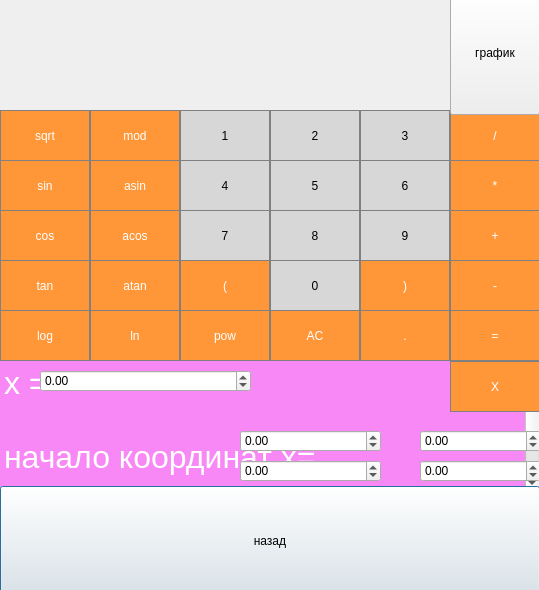
<?xml version="1.0" encoding="UTF-8"?>
<ui version="4.0">
 <class>defoltwindow</class>
 <widget class="QDialog" name="defoltwindow">
  <property name="enabled">
   <bool>true</bool>
  </property>
  <property name="geometry">
   <rect>
    <x>0</x>
    <y>0</y>
    <width>539</width>
    <height>590</height>
   </rect>
  </property>
  <property name="windowTitle">
   <string>дефолтный калькулятор</string>
  </property>
  <widget class="QPushButton" name="Back">
   <property name="enabled">
    <bool>true</bool>
   </property>
   <property name="geometry">
    <rect>
     <x>0</x>
     <y>486</y>
     <width>540</width>
     <height>109</height>
    </rect>
   </property>
   <property name="text">
    <string>назад</string>
   </property>
  </widget>
  <widget class="QPushButton" name="num0">
   <property name="geometry">
    <rect>
     <x>270</x>
     <y>260</y>
     <width>90</width>
     <height>51</height>
    </rect>
   </property>
   <property name="styleSheet">
    <string notr="true">QPushButton {
  background-color: rgb(215, 215, 215);
  border: 1px solid gray;
}
QPushButton:pressed {
    background-color: qlineargradient(x1: 0, y1: 0, x2: 0, y2: 1,
                                      stop: 0 #BEBEBE, stop: 1 #D7D7D7);
}</string>
   </property>
   <property name="text">
    <string>0</string>
   </property>
   <property name="shortcut">
    <string>0</string>
   </property>
  </widget>
  <widget class="QPushButton" name="ButtonSqrt">
   <property name="geometry">
    <rect>
     <x>0</x>
     <y>110</y>
     <width>90</width>
     <height>51</height>
    </rect>
   </property>
   <property name="styleSheet">
    <string notr="true">QPushButton {
  background-color: rgb(255, 151, 57);
  color: white; 
  border: 1px solid gray;
}

QPushButton:pressed {
    background-color: qlineargradient(x1: 0, y1: 0, x2: 0, y2: 1,
                                      stop: 0 #FF7832, stop: 1 #FF9739);
}</string>
   </property>
   <property name="text">
    <string>sqrt</string>
   </property>
   <property name="shortcut">
    <string>Q</string>
   </property>
  </widget>
  <widget class="QPushButton" name="num7">
   <property name="geometry">
    <rect>
     <x>180</x>
     <y>210</y>
     <width>90</width>
     <height>51</height>
    </rect>
   </property>
   <property name="styleSheet">
    <string notr="true">QPushButton {
  background-color: rgb(215, 215, 215);
  border: 1px solid gray;
}
QPushButton:pressed {
    background-color: qlineargradient(x1: 0, y1: 0, x2: 0, y2: 1,
                                      stop: 0 #BEBEBE, stop: 1 #D7D7D7);
}</string>
   </property>
   <property name="text">
    <string>7</string>
   </property>
   <property name="shortcut">
    <string>7</string>
   </property>
  </widget>
  <widget class="QPushButton" name="num3">
   <property name="geometry">
    <rect>
     <x>360</x>
     <y>110</y>
     <width>90</width>
     <height>51</height>
    </rect>
   </property>
   <property name="styleSheet">
    <string notr="true">QPushButton {
  background-color: rgb(215, 215, 215);
  border: 1px solid gray;
}
QPushButton:pressed {
    background-color: qlineargradient(x1: 0, y1: 0, x2: 0, y2: 1,
                                      stop: 0 #BEBEBE, stop: 1 #D7D7D7);
}</string>
   </property>
   <property name="text">
    <string>3</string>
   </property>
   <property name="shortcut">
    <string>3</string>
   </property>
  </widget>
  <widget class="QPushButton" name="plus">
   <property name="geometry">
    <rect>
     <x>450</x>
     <y>210</y>
     <width>90</width>
     <height>51</height>
    </rect>
   </property>
   <property name="styleSheet">
    <string notr="true">QPushButton {
  background-color: rgb(255, 151, 57);
  color: white; 
  border: 1px solid gray;
}

QPushButton:pressed {
    background-color: qlineargradient(x1: 0, y1: 0, x2: 0, y2: 1,
                                      stop: 0 #FF7832, stop: 1 #FF9739);
}</string>
   </property>
   <property name="text">
    <string>+</string>
   </property>
   <property name="shortcut">
    <string>+</string>
   </property>
  </widget>
  <widget class="QPushButton" name="ButtonMod">
   <property name="geometry">
    <rect>
     <x>90</x>
     <y>110</y>
     <width>90</width>
     <height>51</height>
    </rect>
   </property>
   <property name="styleSheet">
    <string notr="true">QPushButton {
  background-color: rgb(255, 151, 57);
  color: white; 
  border: 1px solid gray;
}

QPushButton:pressed {
    background-color: qlineargradient(x1: 0, y1: 0, x2: 0, y2: 1,
                                      stop: 0 #FF7832, stop: 1 #FF9739);
}</string>
   </property>
   <property name="text">
    <string>mod</string>
   </property>
  </widget>
  <widget class="QPushButton" name="num9">
   <property name="geometry">
    <rect>
     <x>360</x>
     <y>210</y>
     <width>90</width>
     <height>51</height>
    </rect>
   </property>
   <property name="styleSheet">
    <string notr="true">QPushButton {
  background-color: rgb(215, 215, 215);
  border: 1px solid gray;
}
QPushButton:pressed {
    background-color: qlineargradient(x1: 0, y1: 0, x2: 0, y2: 1,
                                      stop: 0 #BEBEBE, stop: 1 #D7D7D7);
}</string>
   </property>
   <property name="text">
    <string>9</string>
   </property>
   <property name="shortcut">
    <string>9</string>
   </property>
  </widget>
  <widget class="QPushButton" name="ButtonSin">
   <property name="geometry">
    <rect>
     <x>0</x>
     <y>160</y>
     <width>90</width>
     <height>51</height>
    </rect>
   </property>
   <property name="styleSheet">
    <string notr="true">QPushButton {
  background-color: rgb(255, 151, 57);
  color: white; 
  border: 1px solid gray;
}

QPushButton:pressed {
    background-color: qlineargradient(x1: 0, y1: 0, x2: 0, y2: 1,
                                      stop: 0 #FF7832, stop: 1 #FF9739);
}</string>
   </property>
   <property name="text">
    <string>sin</string>
   </property>
   <property name="shortcut">
    <string>S</string>
   </property>
  </widget>
  <widget class="QPushButton" name="mult">
   <property name="geometry">
    <rect>
     <x>450</x>
     <y>160</y>
     <width>90</width>
     <height>51</height>
    </rect>
   </property>
   <property name="styleSheet">
    <string notr="true">QPushButton {
  background-color: rgb(255, 151, 57);
  color: white; 
  border: 1px solid gray;
}

QPushButton:pressed {
    background-color: qlineargradient(x1: 0, y1: 0, x2: 0, y2: 1,
                                      stop: 0 #FF7832, stop: 1 #FF9739);
}</string>
   </property>
   <property name="text">
    <string>*</string>
   </property>
   <property name="shortcut">
    <string>*</string>
   </property>
  </widget>
  <widget class="QPushButton" name="ButtonAtan">
   <property name="geometry">
    <rect>
     <x>90</x>
     <y>260</y>
     <width>90</width>
     <height>51</height>
    </rect>
   </property>
   <property name="styleSheet">
    <string notr="true">QPushButton {
  background-color: rgb(255, 151, 57);
  color: white; 
  border: 1px solid gray;
}

QPushButton:pressed {
    background-color: qlineargradient(x1: 0, y1: 0, x2: 0, y2: 1,
                                      stop: 0 #FF7832, stop: 1 #FF9739);
}</string>
   </property>
   <property name="text">
    <string>atan</string>
   </property>
  </widget>
  <widget class="QPushButton" name="num2">
   <property name="geometry">
    <rect>
     <x>270</x>
     <y>110</y>
     <width>90</width>
     <height>51</height>
    </rect>
   </property>
   <property name="styleSheet">
    <string notr="true">QPushButton {
  background-color: rgb(215, 215, 215);
  border: 1px solid gray;
}
QPushButton:pressed {
    background-color: qlineargradient(x1: 0, y1: 0, x2: 0, y2: 1,
                                      stop: 0 #BEBEBE, stop: 1 #D7D7D7);
}</string>
   </property>
   <property name="text">
    <string>2</string>
   </property>
   <property name="shortcut">
    <string>2</string>
   </property>
  </widget>
  <widget class="QPushButton" name="Button_LeftBracket">
   <property name="geometry">
    <rect>
     <x>180</x>
     <y>260</y>
     <width>90</width>
     <height>51</height>
    </rect>
   </property>
   <property name="styleSheet">
    <string notr="true">QPushButton {
  background-color: rgb(255, 151, 57);
  color: white; 
  border: 1px solid gray;
}

QPushButton:pressed {
    background-color: qlineargradient(x1: 0, y1: 0, x2: 0, y2: 1,
                                      stop: 0 #FF7832, stop: 1 #FF9739);
}</string>
   </property>
   <property name="text">
    <string>(</string>
   </property>
   <property name="shortcut">
    <string>(</string>
   </property>
  </widget>
  <widget class="QPushButton" name="ButtonTan">
   <property name="geometry">
    <rect>
     <x>0</x>
     <y>260</y>
     <width>90</width>
     <height>51</height>
    </rect>
   </property>
   <property name="styleSheet">
    <string notr="true">QPushButton {
  background-color: rgb(255, 151, 57);
  color: white; 
  border: 1px solid gray;
}

QPushButton:pressed {
    background-color: qlineargradient(x1: 0, y1: 0, x2: 0, y2: 1,
                                      stop: 0 #FF7832, stop: 1 #FF9739);
}</string>
   </property>
   <property name="text">
    <string>tan</string>
   </property>
   <property name="shortcut">
    <string>T</string>
   </property>
  </widget>
  <widget class="QPushButton" name="ButtonAsin">
   <property name="geometry">
    <rect>
     <x>90</x>
     <y>160</y>
     <width>90</width>
     <height>51</height>
    </rect>
   </property>
   <property name="styleSheet">
    <string notr="true">QPushButton {
  background-color: rgb(255, 151, 57);
  color: white; 
  border: 1px solid gray;
}

QPushButton:pressed {
    background-color: qlineargradient(x1: 0, y1: 0, x2: 0, y2: 1,
                                      stop: 0 #FF7832, stop: 1 #FF9739);
}</string>
   </property>
   <property name="text">
    <string>asin</string>
   </property>
  </widget>
  <widget class="QPushButton" name="result">
   <property name="geometry">
    <rect>
     <x>450</x>
     <y>310</y>
     <width>90</width>
     <height>51</height>
    </rect>
   </property>
   <property name="styleSheet">
    <string notr="true">QPushButton {
  background-color: rgb(255, 151, 57);
  color: white; 
  border: 1px solid gray;
}

QPushButton:pressed {
    background-color: qlineargradient(x1: 0, y1: 0, x2: 0, y2: 1,
                                      stop: 0 #FF7832, stop: 1 #FF9739);
}</string>
   </property>
   <property name="text">
    <string>=</string>
   </property>
   <property name="shortcut">
    <string>Return</string>
   </property>
  </widget>
  <widget class="QPushButton" name="ButtonPoint">
   <property name="geometry">
    <rect>
     <x>360</x>
     <y>310</y>
     <width>90</width>
     <height>51</height>
    </rect>
   </property>
   <property name="styleSheet">
    <string notr="true">QPushButton {
  background-color: rgb(255, 151, 57);
  color: white; 
  border: 1px solid gray;
}

QPushButton:pressed {
    background-color: qlineargradient(x1: 0, y1: 0, x2: 0, y2: 1,
                                      stop: 0 #FF7832, stop: 1 #FF9739);
}</string>
   </property>
   <property name="text">
    <string>.</string>
   </property>
   <property name="shortcut">
    <string>.</string>
   </property>
  </widget>
  <widget class="QPushButton" name="num8">
   <property name="geometry">
    <rect>
     <x>270</x>
     <y>210</y>
     <width>90</width>
     <height>51</height>
    </rect>
   </property>
   <property name="styleSheet">
    <string notr="true">QPushButton {
  background-color: rgb(215, 215, 215);
  border: 1px solid gray;
}
QPushButton:pressed {
    background-color: qlineargradient(x1: 0, y1: 0, x2: 0, y2: 1,
                                      stop: 0 #BEBEBE, stop: 1 #D7D7D7);
}</string>
   </property>
   <property name="text">
    <string>8</string>
   </property>
   <property name="shortcut">
    <string>8</string>
   </property>
  </widget>
  <widget class="QPushButton" name="ButtonAcos">
   <property name="geometry">
    <rect>
     <x>90</x>
     <y>210</y>
     <width>90</width>
     <height>51</height>
    </rect>
   </property>
   <property name="styleSheet">
    <string notr="true">QPushButton {
  background-color: rgb(255, 151, 57);
  color: white; 
  border: 1px solid gray;
}

QPushButton:pressed {
    background-color: qlineargradient(x1: 0, y1: 0, x2: 0, y2: 1,
                                      stop: 0 #FF7832, stop: 1 #FF9739);
}</string>
   </property>
   <property name="text">
    <string>acos</string>
   </property>
  </widget>
  <widget class="QPushButton" name="division">
   <property name="geometry">
    <rect>
     <x>450</x>
     <y>110</y>
     <width>90</width>
     <height>51</height>
    </rect>
   </property>
   <property name="styleSheet">
    <string notr="true">QPushButton {
  background-color: rgb(255, 151, 57);
  color: white; 
  border: 1px solid gray;
}

QPushButton:pressed {
    background-color: qlineargradient(x1: 0, y1: 0, x2: 0, y2: 1,
                                      stop: 0 #FF7832, stop: 1 #FF9739);
}</string>
   </property>
   <property name="text">
    <string>/</string>
   </property>
   <property name="shortcut">
    <string>/</string>
   </property>
  </widget>
  <widget class="QPushButton" name="ButtonLog">
   <property name="geometry">
    <rect>
     <x>0</x>
     <y>310</y>
     <width>90</width>
     <height>51</height>
    </rect>
   </property>
   <property name="styleSheet">
    <string notr="true">QPushButton {
  background-color: rgb(255, 151, 57);
  color: white; 
  border: 1px solid gray;
}

QPushButton:pressed {
    background-color: qlineargradient(x1: 0, y1: 0, x2: 0, y2: 1,
                                      stop: 0 #FF7832, stop: 1 #FF9739);
}</string>
   </property>
   <property name="text">
    <string>log</string>
   </property>
   <property name="shortcut">
    <string>G</string>
   </property>
  </widget>
  <widget class="QPushButton" name="ButtonPow">
   <property name="geometry">
    <rect>
     <x>180</x>
     <y>310</y>
     <width>90</width>
     <height>51</height>
    </rect>
   </property>
   <property name="styleSheet">
    <string notr="true">QPushButton {
  background-color: rgb(255, 151, 57);
  color: white; 
  border: 1px solid gray;
}

QPushButton:pressed {
    background-color: qlineargradient(x1: 0, y1: 0, x2: 0, y2: 1,
                                      stop: 0 #FF7832, stop: 1 #FF9739);
}</string>
   </property>
   <property name="text">
    <string>pow</string>
   </property>
  </widget>
  <widget class="QPushButton" name="ButtonCos">
   <property name="geometry">
    <rect>
     <x>0</x>
     <y>210</y>
     <width>90</width>
     <height>51</height>
    </rect>
   </property>
   <property name="styleSheet">
    <string notr="true">QPushButton {
  background-color: rgb(255, 151, 57);
  color: white; 
  border: 1px solid gray;
}

QPushButton:pressed {
    background-color: qlineargradient(x1: 0, y1: 0, x2: 0, y2: 1,
                                      stop: 0 #FF7832, stop: 1 #FF9739);
}</string>
   </property>
   <property name="text">
    <string>cos</string>
   </property>
   <property name="shortcut">
    <string>C</string>
   </property>
  </widget>
  <widget class="QPushButton" name="ButtonLn">
   <property name="geometry">
    <rect>
     <x>90</x>
     <y>310</y>
     <width>90</width>
     <height>51</height>
    </rect>
   </property>
   <property name="styleSheet">
    <string notr="true">QPushButton {
  background-color: rgb(255, 151, 57);
  color: white; 
  border: 1px solid gray;
}

QPushButton:pressed {
    background-color: qlineargradient(x1: 0, y1: 0, x2: 0, y2: 1,
                                      stop: 0 #FF7832, stop: 1 #FF9739);
}</string>
   </property>
   <property name="text">
    <string>ln</string>
   </property>
   <property name="shortcut">
    <string>L</string>
   </property>
  </widget>
  <widget class="QPushButton" name="num6">
   <property name="geometry">
    <rect>
     <x>360</x>
     <y>160</y>
     <width>90</width>
     <height>51</height>
    </rect>
   </property>
   <property name="styleSheet">
    <string notr="true">QPushButton {
  background-color: rgb(215, 215, 215);
  border: 1px solid gray;
}
QPushButton:pressed {
    background-color: qlineargradient(x1: 0, y1: 0, x2: 0, y2: 1,
                                      stop: 0 #BEBEBE, stop: 1 #D7D7D7);
}</string>
   </property>
   <property name="text">
    <string>6</string>
   </property>
   <property name="shortcut">
    <string>6</string>
   </property>
  </widget>
  <widget class="QPushButton" name="delete_2">
   <property name="geometry">
    <rect>
     <x>270</x>
     <y>310</y>
     <width>90</width>
     <height>51</height>
    </rect>
   </property>
   <property name="styleSheet">
    <string notr="true">QPushButton {
  background-color: rgb(255, 151, 57);
  color: white; 
  border: 1px solid gray;
}

QPushButton:pressed {
    background-color: qlineargradient(x1: 0, y1: 0, x2: 0, y2: 1,
                                      stop: 0 #FF7832, stop: 1 #FF9739);
}</string>
   </property>
   <property name="text">
    <string>AC</string>
   </property>
   <property name="shortcut">
    <string>Backspace</string>
   </property>
  </widget>
  <widget class="QPushButton" name="num4">
   <property name="geometry">
    <rect>
     <x>180</x>
     <y>160</y>
     <width>90</width>
     <height>51</height>
    </rect>
   </property>
   <property name="styleSheet">
    <string notr="true">QPushButton {
  background-color: rgb(215, 215, 215);
  border: 1px solid gray;
}
QPushButton:pressed {
    background-color: qlineargradient(x1: 0, y1: 0, x2: 0, y2: 1,
                                      stop: 0 #BEBEBE, stop: 1 #D7D7D7);
}</string>
   </property>
   <property name="text">
    <string>4</string>
   </property>
   <property name="shortcut">
    <string>4</string>
   </property>
  </widget>
  <widget class="QPushButton" name="num5">
   <property name="geometry">
    <rect>
     <x>270</x>
     <y>160</y>
     <width>90</width>
     <height>51</height>
    </rect>
   </property>
   <property name="styleSheet">
    <string notr="true">QPushButton {
  background-color: rgb(215, 215, 215);
  border: 1px solid gray;
}
QPushButton:pressed {
    background-color: qlineargradient(x1: 0, y1: 0, x2: 0, y2: 1,
                                      stop: 0 #BEBEBE, stop: 1 #D7D7D7);
}</string>
   </property>
   <property name="text">
    <string>5</string>
   </property>
   <property name="shortcut">
    <string>5</string>
   </property>
  </widget>
  <widget class="QPushButton" name="Button_RightBracket">
   <property name="geometry">
    <rect>
     <x>360</x>
     <y>260</y>
     <width>90</width>
     <height>51</height>
    </rect>
   </property>
   <property name="styleSheet">
    <string notr="true">QPushButton {
  background-color: rgb(255, 151, 57);
  color: white; 
  border: 1px solid gray;
}

QPushButton:pressed {
    background-color: qlineargradient(x1: 0, y1: 0, x2: 0, y2: 1,
                                      stop: 0 #FF7832, stop: 1 #FF9739);
}</string>
   </property>
   <property name="text">
    <string>)</string>
   </property>
   <property name="shortcut">
    <string>)</string>
   </property>
  </widget>
  <widget class="QPushButton" name="num1">
   <property name="geometry">
    <rect>
     <x>180</x>
     <y>110</y>
     <width>90</width>
     <height>51</height>
    </rect>
   </property>
   <property name="styleSheet">
    <string notr="true">QPushButton {
  background-color: rgb(215, 215, 215);
  border: 1px solid gray;
}
QPushButton:pressed {
    background-color: qlineargradient(x1: 0, y1: 0, x2: 0, y2: 1,
                                      stop: 0 #BEBEBE, stop: 1 #D7D7D7);
}</string>
   </property>
   <property name="text">
    <string>1</string>
   </property>
   <property name="shortcut">
    <string>1</string>
   </property>
  </widget>
  <widget class="QLabel" name="result_number">
   <property name="geometry">
    <rect>
     <x>-10</x>
     <y>0</y>
     <width>461</width>
     <height>111</height>
    </rect>
   </property>
   <property name="font">
    <font>
     <pointsize>25</pointsize>
    </font>
   </property>
   <property name="layoutDirection">
    <enum>Qt::RightToLeft</enum>
   </property>
   <property name="autoFillBackground">
    <bool>false</bool>
   </property>
   <property name="styleSheet">
    <string notr="true">QLabel {
  qproperty-alignment: 'AlignVCenter | AlignRight';
  border: 1px solid gray;
}

background-color : white;</string>
   </property>
   <property name="text">
    <string/>
   </property>
   <property name="alignment">
    <set>Qt::AlignRight|Qt::AlignTrailing|Qt::AlignVCenter</set>
   </property>
  </widget>
  <widget class="QPushButton" name="minus">
   <property name="geometry">
    <rect>
     <x>450</x>
     <y>260</y>
     <width>90</width>
     <height>51</height>
    </rect>
   </property>
   <property name="styleSheet">
    <string notr="true">QPushButton {
  background-color: rgb(255, 151, 57);
  color: white; 
  border: 1px solid gray;
}

QPushButton:pressed {
    background-color: qlineargradient(x1: 0, y1: 0, x2: 0, y2: 1,
                                      stop: 0 #FF7832, stop: 1 #FF9739);
}</string>
   </property>
   <property name="text">
    <string>-</string>
   </property>
   <property name="shortcut">
    <string>-</string>
   </property>
  </widget>
  <widget class="QPushButton" name="graf">
   <property name="geometry">
    <rect>
     <x>450</x>
     <y>-10</y>
     <width>90</width>
     <height>125</height>
    </rect>
   </property>
   <property name="text">
    <string>график</string>
   </property>
  </widget>
  <widget class="QDoubleSpinBox" name="result_x">
   <property name="geometry">
    <rect>
     <x>40</x>
     <y>370</y>
     <width>211</width>
     <height>22</height>
    </rect>
   </property>
   <property name="minimum">
    <double>-999999999999999983222784.000000000000000</double>
   </property>
   <property name="maximum">
    <double>100000000000000004764729344.000000000000000</double>
   </property>
  </widget>
  <widget class="QTextBrowser" name="textBrowser">
   <property name="geometry">
    <rect>
     <x>-1</x>
     <y>360</y>
     <width>541</width>
     <height>131</height>
    </rect>
   </property>
   <property name="styleSheet">
    <string notr="true">QTextBrowser {

	background-color: rgba(255, 34, 251, 128);
  color: white;
  border: 1px solid gray;
}</string>
   </property>
   <property name="html">
    <string>&lt;!DOCTYPE HTML PUBLIC &quot;-//W3C//DTD HTML 4.0//EN&quot; &quot;http://www.w3.org/TR/REC-html40/strict.dtd&quot;&gt;
&lt;html&gt;&lt;head&gt;&lt;meta name=&quot;qrichtext&quot; content=&quot;1&quot; /&gt;&lt;meta charset=&quot;utf-8&quot; /&gt;&lt;style type=&quot;text/css&quot;&gt;
p, li { white-space: pre-wrap; }
&lt;/style&gt;&lt;/head&gt;&lt;body style=&quot; font-family:'.AppleSystemUIFont'; font-size:13pt; font-weight:400; font-style:normal;&quot;&gt;
&lt;p style=&quot; margin-top:0px; margin-bottom:0px; margin-left:0px; margin-right:0px; -qt-block-indent:0; text-indent:0px;&quot;&gt;&lt;span style=&quot; font-size:24pt;&quot;&gt;x =&lt;/span&gt;&lt;/p&gt;
&lt;p style=&quot;-qt-paragraph-type:empty; margin-top:0px; margin-bottom:0px; margin-left:0px; margin-right:0px; -qt-block-indent:0; text-indent:0px; font-size:24pt;&quot;&gt;&lt;br /&gt;&lt;/p&gt;
&lt;p style=&quot; margin-top:0px; margin-bottom:0px; margin-left:0px; margin-right:0px; -qt-block-indent:0; text-indent:0px;&quot;&gt;&lt;span style=&quot; font-size:24pt;&quot;&gt;начало координат x=                            y=&lt;/span&gt;&lt;/p&gt;
&lt;p style=&quot; margin-top:0px; margin-bottom:0px; margin-left:0px; margin-right:0px; -qt-block-indent:0; text-indent:0px;&quot;&gt;&lt;span style=&quot; font-size:24pt;&quot;&gt;конец  координат  x=                            y=&lt;/span&gt;&lt;/p&gt;&lt;/body&gt;&lt;/html&gt;</string>
   </property>
  </widget>
  <widget class="QPushButton" name="but_X">
   <property name="geometry">
    <rect>
     <x>450</x>
     <y>361</y>
     <width>90</width>
     <height>51</height>
    </rect>
   </property>
   <property name="styleSheet">
    <string notr="true">QPushButton {
  background-color: rgb(255, 151, 57);
  color: white; 
  border: 1px solid gray;
}

QPushButton:pressed {
    background-color: qlineargradient(x1: 0, y1: 0, x2: 0, y2: 1,
                                      stop: 0 #FF7832, stop: 1 #FF9739);
}</string>
   </property>
   <property name="text">
    <string>Х</string>
   </property>
   <property name="shortcut">
    <string>X</string>
   </property>
  </widget>
  <widget class="QDoubleSpinBox" name="result_x_2">
   <property name="geometry">
    <rect>
     <x>240</x>
     <y>430</y>
     <width>141</width>
     <height>22</height>
    </rect>
   </property>
   <property name="minimum">
    <double>-1000000.000000000000000</double>
   </property>
   <property name="maximum">
    <double>1000000.000000000000000</double>
   </property>
  </widget>
  <widget class="QDoubleSpinBox" name="result_x_3">
   <property name="geometry">
    <rect>
     <x>240</x>
     <y>460</y>
     <width>141</width>
     <height>22</height>
    </rect>
   </property>
   <property name="minimum">
    <double>-1000000.000000000000000</double>
   </property>
   <property name="maximum">
    <double>1000000.000000000000000</double>
   </property>
  </widget>
  <widget class="QDoubleSpinBox" name="result_x_4">
   <property name="geometry">
    <rect>
     <x>420</x>
     <y>430</y>
     <width>121</width>
     <height>22</height>
    </rect>
   </property>
   <property name="minimum">
    <double>-1000000.000000000000000</double>
   </property>
   <property name="maximum">
    <double>1000000.000000000000000</double>
   </property>
  </widget>
  <widget class="QDoubleSpinBox" name="result_x_5">
   <property name="geometry">
    <rect>
     <x>420</x>
     <y>460</y>
     <width>121</width>
     <height>22</height>
    </rect>
   </property>
   <property name="minimum">
    <double>-1000000.000000000000000</double>
   </property>
   <property name="maximum">
    <double>1000000.000000000000000</double>
   </property>
  </widget>
  <zorder>textBrowser</zorder>
  <zorder>Back</zorder>
  <zorder>num0</zorder>
  <zorder>ButtonSqrt</zorder>
  <zorder>num7</zorder>
  <zorder>num3</zorder>
  <zorder>plus</zorder>
  <zorder>ButtonMod</zorder>
  <zorder>num9</zorder>
  <zorder>ButtonSin</zorder>
  <zorder>mult</zorder>
  <zorder>ButtonAtan</zorder>
  <zorder>num2</zorder>
  <zorder>Button_LeftBracket</zorder>
  <zorder>ButtonTan</zorder>
  <zorder>ButtonAsin</zorder>
  <zorder>result</zorder>
  <zorder>ButtonPoint</zorder>
  <zorder>num8</zorder>
  <zorder>ButtonAcos</zorder>
  <zorder>division</zorder>
  <zorder>ButtonLog</zorder>
  <zorder>ButtonPow</zorder>
  <zorder>ButtonCos</zorder>
  <zorder>ButtonLn</zorder>
  <zorder>num6</zorder>
  <zorder>delete_2</zorder>
  <zorder>num4</zorder>
  <zorder>num5</zorder>
  <zorder>Button_RightBracket</zorder>
  <zorder>num1</zorder>
  <zorder>result_number</zorder>
  <zorder>minus</zorder>
  <zorder>graf</zorder>
  <zorder>result_x</zorder>
  <zorder>but_X</zorder>
  <zorder>result_x_2</zorder>
  <zorder>result_x_3</zorder>
  <zorder>result_x_4</zorder>
  <zorder>result_x_5</zorder>
 </widget>
 <resources/>
 <connections/>
</ui>
